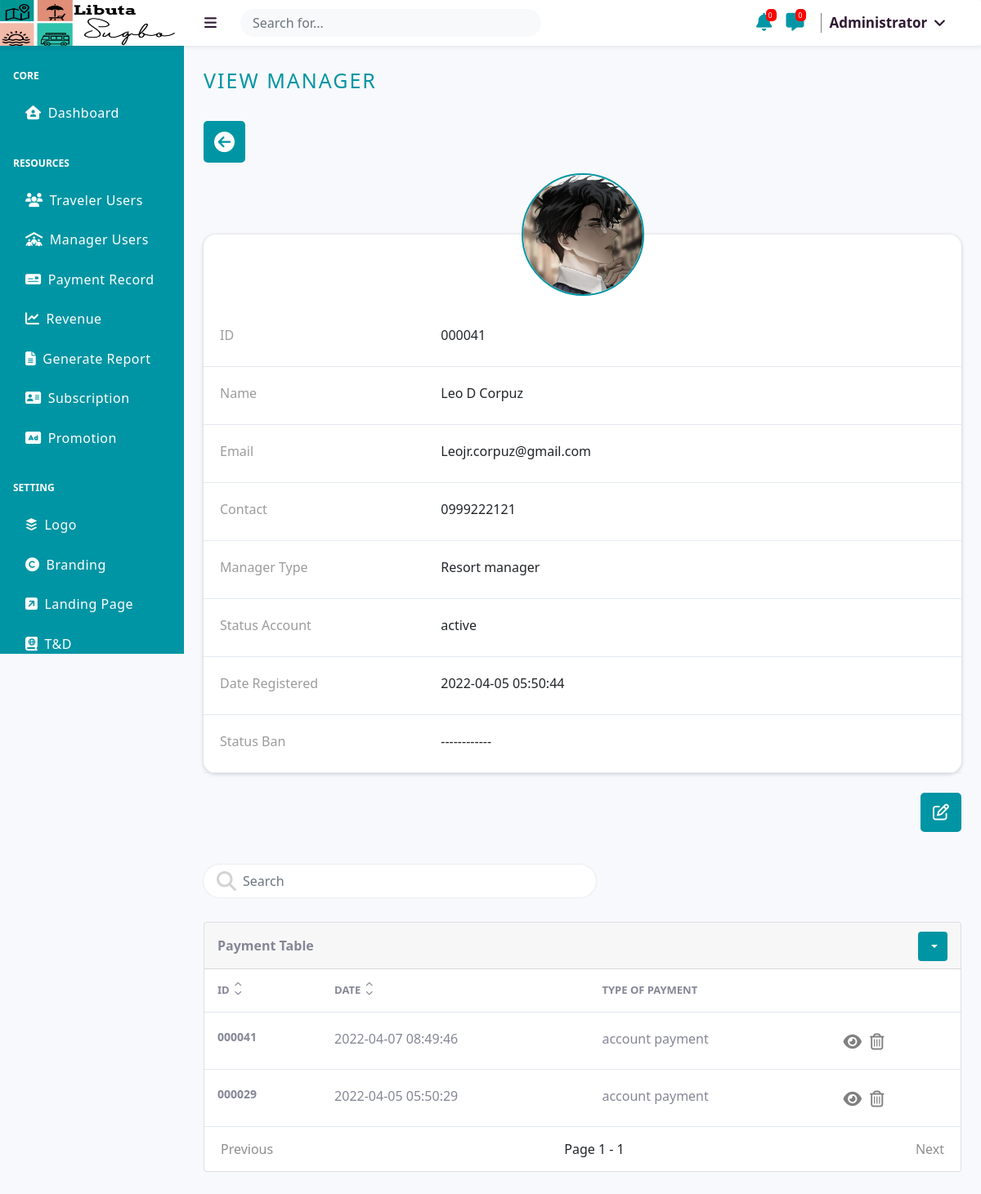
Page /src/administrator/view/manager-data?manager_id=41 (signed in) on the committed database.
### tables this page shows
CREATE TABLE `logo` (
  `id` int(255) NOT NULL,
  `image` varchar(255) NOT NULL
);

CREATE TABLE `users` (
  `id` int(255) NOT NULL,
  `first_name` varchar(255) NOT NULL,
  `middle_name` varchar(255) NOT NULL,
  `last_name` varchar(255) NOT NULL,
  `email` varchar(255) NOT NULL,
  `phone` varchar(255) NOT NULL,
  `password` varchar(255) NOT NULL,
  `type` varchar(255) NOT NULL,
  `maneger_type` varchar(255) DEFAULT NULL,
  `subcribed_at` timestamp NULL DEFAULT NULL,
  `image` varchar(255) NOT NULL,
  `status` varchar(255) NOT NULL,
  `block_status` varchar(255) NOT NULL
);

CREATE TABLE `manager_pop` (
  `id` int(255) NOT NULL,
  `img` varchar(255) NOT NULL,
  `manager_id` int(255) NOT NULL,
  `type` varchar(255) NOT NULL,
  `date` timestamp NOT NULL DEFAULT current_timestamp()
);

### src/administrator/view/manager-data.php (the view, shortened to what the rows shown need)
<?php
     include_once '../process/id_validation_fetch.php';
?>
<!DOCTYPE html>
<html lang="en">
<head>
    <link rel="stylesheet" href="../../public/css/default.css?v=7">
    <link rel="stylesheet" href="../../public/css/user_style.css?v=7">
</head>
<body class="sb-nav-fixed">
    <nav class="sb-topnav navbar navbar-expand navbar-dark bgnav shadow-sm p-3 mb-5 rounded">
        <?php
            include '../_UI/header_2.php';
        ?>
    </nav>
    <div id="layoutSidenav">
        <div id="layoutSidenav_content">
            <main>
                <div class="container-fluid px-4">
                    <br>
                    <br>
                    <br>
                    <div class="form-container-user">
                        <div class="header-profile">
                                <div class="circular--landscape2">
                                    <img src="../../images/users/<?php echo $userdata->image; ?>" alt="">
                                </div>
                        </div>
                        <div class="rowss">
                                <div id="idcontent">
                                        <p><?php echo ucwords($userdata->first_name.' '.$userdata->middle_name.' '.$userdata->last_name);  ?></p>
                                </div>
                        </div>
                        <div class="rowss">
                                <div id="idcontent">
                                    <p><?php echo ucwords($userdata->email); ?></p>
                                </div>
                        </div>
                        <div class="rowss">
                                <div id="idcontent">
                                    <p><?php echo $userdata->phone; ?></p>
                                </div>
                        </div>
                        <div class="rowss">
                                <div id="idcontent">
                                    <p><?php echo $userdata->maneger_type; ?></p>
                                </div>
                        </div>
                        <div class="rowss">
                                <div id="idcontent">
                                    <p><?php
                                        echo $userdata->status;
                                    ?></p>
                                </div>
                        </div>
                        <div class="rowss">
                                <div id="idcontent">
                                    <p><?php
                                        if($userdata->subcribed_at==''){
                                            echo "------------";
                                        }else{
                                            echo $userdata->subcribed_at;
                                        }
                                    ?></p>
                                </div>
                        </div>
                    </div>
                    <br>
                    <?php
                    include '../_TABLE_UI/payment-table.php';
                    ?>
                </div>
                <br>
                <br>
                <br>
            </main>
        </div>
    </div>
</body>
</html>

### src/administrator/_UI/header_2.php (shortened to what the rows shown need)
<?php
$logo = new Logo;
$Getlogo = $logo->Getlogo();
$logoimage = '';
if($Getlogo){
   $logoimage = $Getlogo->image;
}
?>
<a class="navbar-brand display-title-none" href="#">
    <?php if($logoimage): ?>
        <img src="../../user/assets/logo/<?php echo $logoimage; ?>" alt="" id="logonav">
    <?php else: ?>
        <p style="margin-left:40px; margin-top:15px;">NO LOGO</p>
    <?php endif; ?>
</a>

### src/administrator/_TABLE_UI/payment-table.php (shortened to what the rows shown need)
<?php
                        $manager_id = $_GET['manager_id'];
                        include '_UI_SORTING_FETCHING/payment-fetch.php';
                    ?>
                    <div class="card mb-4">
                        <div class="card-body-table overflowtables">
                            <?php if($display>0): ?>
                            <table class="tablenew">
                                <thead class="hideafter">
                                    <tr>
                                    <?php if(isset($_GET['search'])): ?>
                                        <th scope="col">
                                            <div class="d-flex">
                                                <span>ID </span>
                                                <div class="sorted-table">
                                                    <div><a href="?manager_id=<?php echo $manager_id; ?>&search=<?php echo $_GET['search'] ?>&id=asc#tabs"><i class="fas fa-chevron-up"></i></a></div>
                                                    <div><a href="?manager_id=<?php echo $manager_id; ?>&search=<?php echo $_GET['search'] ?>&id=desc#tabs"><i class="fas fa-chevron-down"></i></a></div>
                                                </div>
                                            </div>
                                        </th>
                                        <th scope="col">
                                            <div class="d-flex">
                                                <span>Date</span>
                                                <div class="sorted-table">
                                                    <div><a href="?manager_id=<?php echo $manager_id; ?>&search=<?php echo $_GET['search'] ?>&date=asc#tabs"><i class="fas fa-chevron-up"></i></a></div>
                                                    <div><a href="?manager_id=<?php echo $manager_id; ?>&search=<?php echo $_GET['search'] ?>&date=desc#tabs"><i class="fas fa-chevron-down"></i></a></div>
                                                </div>
                                            </div>
                                        </th>
                                        <th scope="col">type of payment</th>
                                        <th scope="col"></th>
                                    <?php else: ?>
                                        <th scope="col">
                                            <div class="d-flex">
                                                <span>ID </span>
                                                <div class="sorted-table">
                                                    <div><a href="?manager_id=<?php echo $manager_id; ?>&id=asc#tabs"><i class="fas fa-chevron-up"></i></a></div>
                                                    <div><a href="?manager_id=<?php echo $manager_id; ?>&id=desc#tabs"><i class="fas fa-chevron-down"></i></a></div>
                                                </div>
                                            </div>
                                        </th>
                                        <th scope="col">
                                            <div class="d-flex">
                                                <span>Date</span>
                                                <div class="sorted-table">
                                                    <div><a href="?manager_id=<?php echo $manager_id; ?>&date=asc#tabs"><i class="fas fa-chevron-up"></i></a></div>
                                                    <div><a href="?manager_id=<?php echo $manager_id; ?>&date=desc#tabs"><i class="fas fa-chevron-down"></i></a></div>
                                                </div>
                                            </div>
                                        </th>
                                        <th scope="col">type of payment</th>
                                        <th scope="col"></th>
                                    <?php endif; ?>
                                    </tr>
                                </thead>
                                <tbody class="hideafter">
                                    <?php foreach ($display as $dis): ?>
                                        <tr class="<?php echo $dis['id']; ?>" id="<?php echo $dis['id']; ?>">
                                            <td id="idss"><?php echo sprintf('%06d', $dis['id'])?></td>
                                            <td data-target="name"><?php echo $dis['date']; ?></td>
                                            <td><?php echo $dis['type']; ?></td>
                                            <td id="btn">
                                                <div class="d-flex">
                                                    <span class="tip_view_container">
                                                        <i class="fa-solid fa-eye btns" id="showinfo" data-id="<?php echo $dis['id']; ?>"></i>
                                                    </span>
                                                    <span class="tip_delete_container">
                                                        <i class="far fa-trash-alt" id="delete" data-id="<?php echo $dis['id']; ?>"></i>
                                                    </span>
                                                </div>
                                            </td>
                                        </tr>
                                    <?php endforeach; ?>
                                </tbody>
                            </table>
                            <?php else: ?>
                                <div id="emptyss"><i class="fa-solid fa-table-list"></i><p>No Data</p></div>
                            <?php endif; ?>
                        </div>
                    </div>

### rows in the picture
logo: image (picture)
users: image (picture), first_name+middle_name+last_name "Leo D Corpuz", email "Leojr.corpuz@gmail.com", phone "0999222121", maneger_type "Resort manager", status "active", subcribed_at "2022-04-05 05:50:44"
manager_pop: id "000041", date "2022-04-07 08:49:46", type "account payment"
manager_pop: id "000029", date "2022-04-05 05:50:29", type "account payment"

### other values in the picture
$_GET['manager_id'] "000041"
$page "1"
$pages "1"
